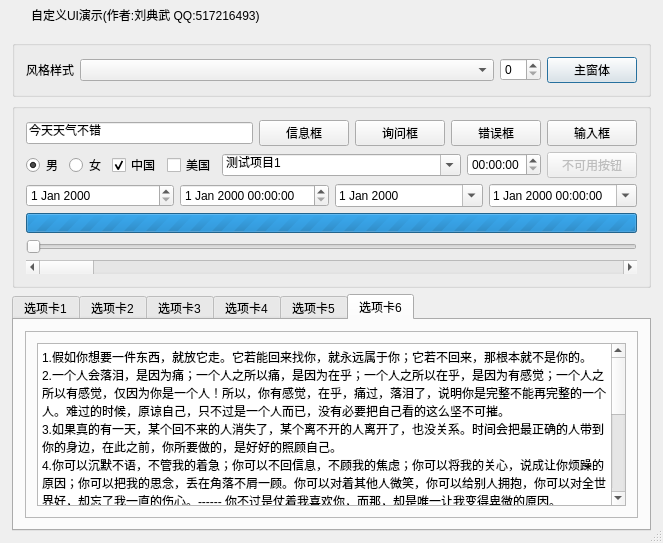
<?xml version="1.0" encoding="UTF-8"?>
<ui version="4.0">
 <class>frmMain</class>
 <widget class="QDialog" name="frmMain">
  <property name="geometry">
   <rect>
    <x>0</x>
    <y>0</y>
    <width>663</width>
    <height>543</height>
   </rect>
  </property>
  <property name="sizeGripEnabled">
   <bool>true</bool>
  </property>
  <layout class="QVBoxLayout" name="verticalLayout">
   <property name="spacing">
    <number>0</number>
   </property>
   <property name="leftMargin">
    <number>1</number>
   </property>
   <property name="topMargin">
    <number>1</number>
   </property>
   <property name="rightMargin">
    <number>1</number>
   </property>
   <property name="bottomMargin">
    <number>1</number>
   </property>
   <item>
    <widget class="QWidget" name="widget_title" native="true">
     <property name="sizePolicy">
      <sizepolicy hsizetype="Preferred" vsizetype="Fixed">
       <horstretch>0</horstretch>
       <verstretch>0</verstretch>
      </sizepolicy>
     </property>
     <property name="minimumSize">
      <size>
       <width>100</width>
       <height>28</height>
      </size>
     </property>
     <layout class="QHBoxLayout" name="horizontalLayout_2">
      <property name="spacing">
       <number>0</number>
      </property>
      <property name="leftMargin">
       <number>0</number>
      </property>
      <property name="topMargin">
       <number>0</number>
      </property>
      <property name="rightMargin">
       <number>0</number>
      </property>
      <property name="bottomMargin">
       <number>0</number>
      </property>
      <item>
       <widget class="QLabel" name="lab_Ico">
        <property name="sizePolicy">
         <sizepolicy hsizetype="Minimum" vsizetype="Preferred">
          <horstretch>0</horstretch>
          <verstretch>0</verstretch>
         </sizepolicy>
        </property>
        <property name="minimumSize">
         <size>
          <width>30</width>
          <height>0</height>
         </size>
        </property>
        <property name="text">
         <string/>
        </property>
        <property name="alignment">
         <set>Qt::AlignCenter</set>
        </property>
       </widget>
      </item>
      <item>
       <widget class="QLabel" name="lab_Title">
        <property name="sizePolicy">
         <sizepolicy hsizetype="Expanding" vsizetype="Preferred">
          <horstretch>0</horstretch>
          <verstretch>0</verstretch>
         </sizepolicy>
        </property>
        <property name="styleSheet">
         <string notr="true"/>
        </property>
        <property name="text">
         <string>自定义UI演示(作者:刘典武 QQ:517216493)</string>
        </property>
        <property name="alignment">
         <set>Qt::AlignLeading|Qt::AlignLeft|Qt::AlignVCenter</set>
        </property>
       </widget>
      </item>
      <item>
       <widget class="QWidget" name="widget_menu" native="true">
        <property name="sizePolicy">
         <sizepolicy hsizetype="Minimum" vsizetype="Preferred">
          <horstretch>0</horstretch>
          <verstretch>0</verstretch>
         </sizepolicy>
        </property>
        <layout class="QHBoxLayout" name="horizontalLayout">
         <property name="spacing">
          <number>0</number>
         </property>
         <property name="leftMargin">
          <number>0</number>
         </property>
         <property name="topMargin">
          <number>0</number>
         </property>
         <property name="rightMargin">
          <number>0</number>
         </property>
         <property name="bottomMargin">
          <number>0</number>
         </property>
         <item>
          <widget class="QPushButton" name="btnMenu_Min">
           <property name="sizePolicy">
            <sizepolicy hsizetype="Minimum" vsizetype="Expanding">
             <horstretch>0</horstretch>
             <verstretch>0</verstretch>
            </sizepolicy>
           </property>
           <property name="minimumSize">
            <size>
             <width>40</width>
             <height>0</height>
            </size>
           </property>
           <property name="cursor">
            <cursorShape>ArrowCursor</cursorShape>
           </property>
           <property name="focusPolicy">
            <enum>Qt::NoFocus</enum>
           </property>
           <property name="toolTip">
            <string>最小化</string>
           </property>
           <property name="text">
            <string/>
           </property>
           <property name="flat">
            <bool>true</bool>
           </property>
          </widget>
         </item>
         <item>
          <widget class="QPushButton" name="btnMenu_Max">
           <property name="sizePolicy">
            <sizepolicy hsizetype="Minimum" vsizetype="Expanding">
             <horstretch>0</horstretch>
             <verstretch>0</verstretch>
            </sizepolicy>
           </property>
           <property name="minimumSize">
            <size>
             <width>40</width>
             <height>0</height>
            </size>
           </property>
           <property name="cursor">
            <cursorShape>ArrowCursor</cursorShape>
           </property>
           <property name="focusPolicy">
            <enum>Qt::NoFocus</enum>
           </property>
           <property name="toolTip">
            <string>最大化</string>
           </property>
           <property name="text">
            <string/>
           </property>
           <property name="flat">
            <bool>true</bool>
           </property>
          </widget>
         </item>
         <item>
          <widget class="QPushButton" name="btnMenu_Close">
           <property name="sizePolicy">
            <sizepolicy hsizetype="Minimum" vsizetype="Expanding">
             <horstretch>0</horstretch>
             <verstretch>0</verstretch>
            </sizepolicy>
           </property>
           <property name="minimumSize">
            <size>
             <width>40</width>
             <height>0</height>
            </size>
           </property>
           <property name="cursor">
            <cursorShape>ArrowCursor</cursorShape>
           </property>
           <property name="focusPolicy">
            <enum>Qt::NoFocus</enum>
           </property>
           <property name="toolTip">
            <string>关闭</string>
           </property>
           <property name="text">
            <string/>
           </property>
           <property name="flat">
            <bool>true</bool>
           </property>
          </widget>
         </item>
        </layout>
       </widget>
      </item>
     </layout>
    </widget>
   </item>
   <item>
    <widget class="QWidget" name="widget_main" native="true">
     <property name="styleSheet">
      <string notr="true"/>
     </property>
     <layout class="QVBoxLayout" name="verticalLayout_9">
      <item>
       <widget class="QGroupBox" name="groupBox_3">
        <property name="title">
         <string/>
        </property>
        <layout class="QHBoxLayout" name="horizontalLayout_6">
         <item>
          <widget class="QLabel" name="label">
           <property name="text">
            <string>风格样式</string>
           </property>
          </widget>
         </item>
         <item>
          <widget class="QComboBox" name="cboxStyle">
           <property name="sizePolicy">
            <sizepolicy hsizetype="Expanding" vsizetype="Fixed">
             <horstretch>0</horstretch>
             <verstretch>0</verstretch>
            </sizepolicy>
           </property>
          </widget>
         </item>
         <item>
          <widget class="QSpinBox" name="spinBox"/>
         </item>
         <item>
          <widget class="QPushButton" name="btnChangeStyle">
           <property name="minimumSize">
            <size>
             <width>90</width>
             <height>0</height>
            </size>
           </property>
           <property name="text">
            <string>主窗体</string>
           </property>
          </widget>
         </item>
        </layout>
       </widget>
      </item>
      <item>
       <widget class="QGroupBox" name="groupBox">
        <property name="title">
         <string/>
        </property>
        <layout class="QVBoxLayout" name="verticalLayout_2">
         <item>
          <layout class="QHBoxLayout" name="horizontalLayout_4">
           <item>
            <widget class="QLineEdit" name="lineEdit">
             <property name="text">
              <string>今天天气不错</string>
             </property>
            </widget>
           </item>
           <item>
            <widget class="QPushButton" name="pushButton">
             <property name="minimumSize">
              <size>
               <width>90</width>
               <height>0</height>
              </size>
             </property>
             <property name="cursor">
              <cursorShape>PointingHandCursor</cursorShape>
             </property>
             <property name="text">
              <string>信息框</string>
             </property>
            </widget>
           </item>
           <item>
            <widget class="QPushButton" name="pushButton_2">
             <property name="minimumSize">
              <size>
               <width>90</width>
               <height>0</height>
              </size>
             </property>
             <property name="cursor">
              <cursorShape>PointingHandCursor</cursorShape>
             </property>
             <property name="text">
              <string>询问框</string>
             </property>
            </widget>
           </item>
           <item>
            <widget class="QPushButton" name="pushButton_3">
             <property name="minimumSize">
              <size>
               <width>90</width>
               <height>0</height>
              </size>
             </property>
             <property name="cursor">
              <cursorShape>PointingHandCursor</cursorShape>
             </property>
             <property name="text">
              <string>错误框</string>
             </property>
            </widget>
           </item>
           <item>
            <widget class="QPushButton" name="pushButton_5">
             <property name="minimumSize">
              <size>
               <width>90</width>
               <height>0</height>
              </size>
             </property>
             <property name="cursor">
              <cursorShape>PointingHandCursor</cursorShape>
             </property>
             <property name="text">
              <string>输入框</string>
             </property>
            </widget>
           </item>
          </layout>
         </item>
         <item>
          <layout class="QHBoxLayout" name="horizontalLayout_5">
           <item>
            <widget class="QRadioButton" name="radioButton">
             <property name="text">
              <string>男</string>
             </property>
             <property name="checked">
              <bool>true</bool>
             </property>
            </widget>
           </item>
           <item>
            <widget class="QRadioButton" name="radioButton_2">
             <property name="text">
              <string>女</string>
             </property>
            </widget>
           </item>
           <item>
            <widget class="QCheckBox" name="checkBox">
             <property name="text">
              <string>中国</string>
             </property>
             <property name="checked">
              <bool>true</bool>
             </property>
            </widget>
           </item>
           <item>
            <widget class="QCheckBox" name="checkBox_2">
             <property name="text">
              <string>美国</string>
             </property>
            </widget>
           </item>
           <item>
            <widget class="QComboBox" name="comboBox">
             <property name="sizePolicy">
              <sizepolicy hsizetype="Expanding" vsizetype="Fixed">
               <horstretch>0</horstretch>
               <verstretch>0</verstretch>
              </sizepolicy>
             </property>
             <property name="editable">
              <bool>true</bool>
             </property>
             <item>
              <property name="text">
               <string>测试项目1</string>
              </property>
             </item>
             <item>
              <property name="text">
               <string>测试项目2</string>
              </property>
             </item>
             <item>
              <property name="text">
               <string>测试项目3</string>
              </property>
             </item>
            </widget>
           </item>
           <item>
            <widget class="QTimeEdit" name="timeEdit">
             <property name="calendarPopup">
              <bool>true</bool>
             </property>
            </widget>
           </item>
           <item>
            <widget class="QPushButton" name="pushButton_4">
             <property name="enabled">
              <bool>false</bool>
             </property>
             <property name="sizePolicy">
              <sizepolicy hsizetype="Minimum" vsizetype="Fixed">
               <horstretch>0</horstretch>
               <verstretch>0</verstretch>
              </sizepolicy>
             </property>
             <property name="minimumSize">
              <size>
               <width>90</width>
               <height>0</height>
              </size>
             </property>
             <property name="text">
              <string>不可用按钮</string>
             </property>
            </widget>
           </item>
          </layout>
         </item>
         <item>
          <layout class="QHBoxLayout" name="horizontalLayout_7">
           <item>
            <widget class="QDateEdit" name="dateEdit">
             <property name="calendarPopup">
              <bool>false</bool>
             </property>
            </widget>
           </item>
           <item>
            <widget class="QDateTimeEdit" name="dateTimeEdit_2"/>
           </item>
           <item>
            <widget class="QDateEdit" name="dateEdit_2">
             <property name="calendarPopup">
              <bool>true</bool>
             </property>
            </widget>
           </item>
           <item>
            <widget class="QDateTimeEdit" name="dateTimeEdit">
             <property name="calendarPopup">
              <bool>true</bool>
             </property>
            </widget>
           </item>
          </layout>
         </item>
         <item>
          <widget class="QProgressBar" name="progressBar">
           <property name="sizePolicy">
            <sizepolicy hsizetype="Expanding" vsizetype="Minimum">
             <horstretch>0</horstretch>
             <verstretch>0</verstretch>
            </sizepolicy>
           </property>
           <property name="minimumSize">
            <size>
             <width>0</width>
             <height>20</height>
            </size>
           </property>
           <property name="minimum">
            <number>0</number>
           </property>
           <property name="maximum">
            <number>0</number>
           </property>
           <property name="value">
            <number>-1</number>
           </property>
          </widget>
         </item>
         <item>
          <widget class="QSlider" name="horizontalSlider">
           <property name="orientation">
            <enum>Qt::Horizontal</enum>
           </property>
          </widget>
         </item>
         <item>
          <widget class="QScrollBar" name="horizontalScrollBar">
           <property name="orientation">
            <enum>Qt::Horizontal</enum>
           </property>
          </widget>
         </item>
        </layout>
       </widget>
      </item>
      <item>
       <widget class="QTabWidget" name="tabWidget">
        <property name="currentIndex">
         <number>5</number>
        </property>
        <widget class="QWidget" name="tab">
         <attribute name="title">
          <string>选项卡1</string>
         </attribute>
         <layout class="QVBoxLayout" name="verticalLayout_3">
          <item>
           <widget class="QTreeWidget" name="treeWidget">
            <column>
             <property name="text">
              <string>学号</string>
             </property>
            </column>
            <column>
             <property name="text">
              <string>成绩</string>
             </property>
            </column>
            <item>
             <property name="text">
              <string>061104023</string>
             </property>
             <property name="text">
              <string>105</string>
             </property>
            </item>
            <item>
             <property name="text">
              <string>061104056</string>
             </property>
             <property name="text">
              <string>245</string>
             </property>
            </item>
            <item>
             <property name="text">
              <string>061104065</string>
             </property>
             <property name="text">
              <string>265</string>
             </property>
            </item>
           </widget>
          </item>
         </layout>
        </widget>
        <widget class="QWidget" name="tab_2">
         <attribute name="title">
          <string>选项卡2</string>
         </attribute>
         <layout class="QVBoxLayout" name="verticalLayout_4">
          <item>
           <widget class="QTableWidget" name="tableWidget">
            <property name="selectionBehavior">
             <enum>QAbstractItemView::SelectRows</enum>
            </property>
            <row>
             <property name="text">
              <string>1</string>
             </property>
            </row>
            <row>
             <property name="text">
              <string>2</string>
             </property>
            </row>
            <row>
             <property name="text">
              <string>3</string>
             </property>
            </row>
            <column>
             <property name="text">
              <string>学号</string>
             </property>
            </column>
            <column>
             <property name="text">
              <string>成绩</string>
             </property>
            </column>
            <item row="0" column="0">
             <property name="text">
              <string>061104023</string>
             </property>
            </item>
            <item row="0" column="1">
             <property name="text">
              <string>105</string>
             </property>
            </item>
            <item row="1" column="0">
             <property name="text">
              <string>061104025</string>
             </property>
            </item>
            <item row="1" column="1">
             <property name="text">
              <string>108</string>
             </property>
            </item>
            <item row="2" column="0">
             <property name="text">
              <string>061104056</string>
             </property>
            </item>
            <item row="2" column="1">
             <property name="text">
              <string>235</string>
             </property>
            </item>
           </widget>
          </item>
         </layout>
        </widget>
        <widget class="QWidget" name="tab_3">
         <attribute name="title">
          <string>选项卡3</string>
         </attribute>
         <layout class="QVBoxLayout" name="verticalLayout_5">
          <item>
           <widget class="QToolBox" name="toolBox">
            <property name="currentIndex">
             <number>1</number>
            </property>
            <widget class="QWidget" name="page">
             <property name="geometry">
              <rect>
               <x>0</x>
               <y>0</y>
               <width>100</width>
               <height>30</height>
              </rect>
             </property>
             <attribute name="label">
              <string>学生信息管理</string>
             </attribute>
            </widget>
            <widget class="QWidget" name="page_2">
             <property name="geometry">
              <rect>
               <x>0</x>
               <y>0</y>
               <width>621</width>
               <height>77</height>
              </rect>
             </property>
             <attribute name="label">
              <string>教师信息管理</string>
             </attribute>
            </widget>
           </widget>
          </item>
         </layout>
        </widget>
        <widget class="QWidget" name="tab_4">
         <attribute name="title">
          <string>选项卡4</string>
         </attribute>
         <layout class="QVBoxLayout" name="verticalLayout_6">
          <item>
           <widget class="QTextEdit" name="textEdit">
            <property name="html">
             <string>&lt;!DOCTYPE HTML PUBLIC &quot;-//W3C//DTD HTML 4.0//EN&quot; &quot;http://www.w3.org/TR/REC-html40/strict.dtd&quot;&gt;
&lt;html&gt;&lt;head&gt;&lt;meta name=&quot;qrichtext&quot; content=&quot;1&quot; /&gt;&lt;style type=&quot;text/css&quot;&gt;
p, li { white-space: pre-wrap; }
&lt;/style&gt;&lt;/head&gt;&lt;body style=&quot; font-family:'Ubuntu'; font-size:11pt; font-weight:400; font-style:normal;&quot;&gt;
&lt;p style=&quot; margin-top:0px; margin-bottom:0px; margin-left:0px; margin-right:0px; -qt-block-indent:0; text-indent:0px;&quot;&gt;&lt;span style=&quot; font-family:'宋体'; font-size:9pt;&quot;&gt;1.假如你想要一件东西，就放它走。它若能回来找你，就永远属于你；它若不回来，那根本就不是你的。&lt;/span&gt;&lt;/p&gt;
&lt;p style=&quot; margin-top:0px; margin-bottom:0px; margin-left:0px; margin-right:0px; -qt-block-indent:0; text-indent:0px;&quot;&gt;&lt;span style=&quot; font-family:'宋体'; font-size:9pt;&quot;&gt;2.一个人会落泪，是因为痛；一个人之所以痛，是因为在乎；一个人之所以在乎，是因为有感觉；一个人之所以有感觉，仅因为你是一个人！所以，你有感觉，在乎，痛过，落泪了，说明你是完整不能再完整的一个人。难过的时候，原谅自己，只不过是一个人而已，没有必要把自己看的这么坚不可摧。&lt;/span&gt;&lt;/p&gt;
&lt;p style=&quot; margin-top:0px; margin-bottom:0px; margin-left:0px; margin-right:0px; -qt-block-indent:0; text-indent:0px;&quot;&gt;&lt;span style=&quot; font-family:'宋体'; font-size:9pt;&quot;&gt;3.如果真的有一天，某个回不来的人消失了，某个离不开的人离开了，也没关系。时间会把最正确的人带到你的身边，在此之前，你所要做的，是好好的照顾自己。&lt;/span&gt;&lt;/p&gt;
&lt;p style=&quot; margin-top:0px; margin-bottom:0px; margin-left:0px; margin-right:0px; -qt-block-indent:0; text-indent:0px;&quot;&gt;&lt;span style=&quot; font-family:'宋体'; font-size:9pt;&quot;&gt;4.你可以沉默不语，不管我的着急；你可以不回信息，不顾我的焦虑；你可以将我的关心，说成让你烦躁的原因；你可以把我的思念，丢在角落不屑一顾。你可以对着其他人微笑，你可以给别人拥抱，你可以对全世界好，却忘了我一直的伤心。------ 你不过是仗着我喜欢你，而那，却是唯一让我变得卑微的原因。&lt;/span&gt;&lt;/p&gt;
&lt;p style=&quot; margin-top:0px; margin-bottom:0px; margin-left:0px; margin-right:0px; -qt-block-indent:0; text-indent:0px;&quot;&gt;&lt;span style=&quot; font-family:'宋体'; font-size:9pt;&quot;&gt;5.生命中有一些人与我们擦肩了，却来不及遇见；遇见了，却来不及相识；相识了，却来不及熟悉；熟悉了，却还是要说再见。------ 对自己好点，因为一辈子不长；对身边的人好点，因为下辈子不一定能遇见。&lt;/span&gt;&lt;/p&gt;
&lt;p style=&quot; margin-top:0px; margin-bottom:0px; margin-left:0px; margin-right:0px; -qt-block-indent:0; text-indent:0px;&quot;&gt;&lt;span style=&quot; font-family:'宋体'; font-size:9pt;&quot;&gt;6.0岁出场，10岁成长，20岁彷徨，30岁定向，40岁打拼，50岁回望，60岁告老，70岁搓麻，80岁晒太阳，90岁躺床上，100岁挂墙上。生的伟大，死的凄凉，能牵手的时候，请别肩并肩，能拥抱的时候，请别手牵手，能相爱的时候，请别说分开。一生就这么短暂而已。&lt;/span&gt;&lt;/p&gt;
&lt;p style=&quot; margin-top:0px; margin-bottom:0px; margin-left:0px; margin-right:0px; -qt-block-indent:0; text-indent:0px;&quot;&gt;&lt;span style=&quot; font-family:'宋体'; font-size:9pt;&quot;&gt;7.时候，希望自己快点长大，长大了，却发现遗失了童年；单身时，开始羡慕恋人的甜蜜，恋爱时，怀念单身时的自由。——— 很多事物，没有得到时总觉得美好，得到之后才开始明白：“我们得到的同时也在失去。”&lt;/span&gt;&lt;/p&gt;
&lt;p style=&quot; margin-top:0px; margin-bottom:0px; margin-left:0px; margin-right:0px; -qt-block-indent:0; text-indent:0px;&quot;&gt;&lt;span style=&quot; font-family:'宋体'; font-size:9pt;&quot;&gt;8.面对， 不一定最难过。 孤独， 不一定不快乐。 得到， 不一定能长久。 失去， 不一定不再拥有。 不要因为寂寞而错爱， 不要因為错爱而寂寞一生。&lt;/span&gt;&lt;/p&gt;&lt;/body&gt;&lt;/html&gt;</string>
            </property>
           </widget>
          </item>
         </layout>
        </widget>
        <widget class="QWidget" name="tab_5">
         <attribute name="title">
          <string>选项卡5</string>
         </attribute>
         <layout class="QVBoxLayout" name="verticalLayout_7">
          <item>
           <widget class="QTextBrowser" name="textBrowser">
            <property name="html">
             <string>&lt;!DOCTYPE HTML PUBLIC &quot;-//W3C//DTD HTML 4.0//EN&quot; &quot;http://www.w3.org/TR/REC-html40/strict.dtd&quot;&gt;
&lt;html&gt;&lt;head&gt;&lt;meta name=&quot;qrichtext&quot; content=&quot;1&quot; /&gt;&lt;style type=&quot;text/css&quot;&gt;
p, li { white-space: pre-wrap; }
&lt;/style&gt;&lt;/head&gt;&lt;body style=&quot; font-family:'Ubuntu'; font-size:11pt; font-weight:400; font-style:normal;&quot;&gt;
&lt;p style=&quot; margin-top:0px; margin-bottom:0px; margin-left:0px; margin-right:0px; -qt-block-indent:0; text-indent:0px;&quot;&gt;&lt;span style=&quot; font-family:'宋体'; font-size:9pt;&quot;&gt;1.假如你想要一件东西，就放它走。它若能回来找你，就永远属于你；它若不回来，那根本就不是你的。&lt;/span&gt;&lt;/p&gt;
&lt;p style=&quot; margin-top:0px; margin-bottom:0px; margin-left:0px; margin-right:0px; -qt-block-indent:0; text-indent:0px;&quot;&gt;&lt;span style=&quot; font-family:'宋体'; font-size:9pt;&quot;&gt;2.一个人会落泪，是因为痛；一个人之所以痛，是因为在乎；一个人之所以在乎，是因为有感觉；一个人之所以有感觉，仅因为你是一个人！所以，你有感觉，在乎，痛过，落泪了，说明你是完整不能再完整的一个人。难过的时候，原谅自己，只不过是一个人而已，没有必要把自己看的这么坚不可摧。&lt;/span&gt;&lt;/p&gt;
&lt;p style=&quot; margin-top:0px; margin-bottom:0px; margin-left:0px; margin-right:0px; -qt-block-indent:0; text-indent:0px;&quot;&gt;&lt;span style=&quot; font-family:'宋体'; font-size:9pt;&quot;&gt;3.如果真的有一天，某个回不来的人消失了，某个离不开的人离开了，也没关系。时间会把最正确的人带到你的身边，在此之前，你所要做的，是好好的照顾自己。&lt;/span&gt;&lt;/p&gt;
&lt;p style=&quot; margin-top:0px; margin-bottom:0px; margin-left:0px; margin-right:0px; -qt-block-indent:0; text-indent:0px;&quot;&gt;&lt;span style=&quot; font-family:'宋体'; font-size:9pt;&quot;&gt;4.你可以沉默不语，不管我的着急；你可以不回信息，不顾我的焦虑；你可以将我的关心，说成让你烦躁的原因；你可以把我的思念，丢在角落不屑一顾。你可以对着其他人微笑，你可以给别人拥抱，你可以对全世界好，却忘了我一直的伤心。------ 你不过是仗着我喜欢你，而那，却是唯一让我变得卑微的原因。&lt;/span&gt;&lt;/p&gt;
&lt;p style=&quot; margin-top:0px; margin-bottom:0px; margin-left:0px; margin-right:0px; -qt-block-indent:0; text-indent:0px;&quot;&gt;&lt;span style=&quot; font-family:'宋体'; font-size:9pt;&quot;&gt;5.生命中有一些人与我们擦肩了，却来不及遇见；遇见了，却来不及相识；相识了，却来不及熟悉；熟悉了，却还是要说再见。------ 对自己好点，因为一辈子不长；对身边的人好点，因为下辈子不一定能遇见。&lt;/span&gt;&lt;/p&gt;
&lt;p style=&quot; margin-top:0px; margin-bottom:0px; margin-left:0px; margin-right:0px; -qt-block-indent:0; text-indent:0px;&quot;&gt;&lt;span style=&quot; font-family:'宋体'; font-size:9pt;&quot;&gt;6.0岁出场，10岁成长，20岁彷徨，30岁定向，40岁打拼，50岁回望，60岁告老，70岁搓麻，80岁晒太阳，90岁躺床上，100岁挂墙上。生的伟大，死的凄凉，能牵手的时候，请别肩并肩，能拥抱的时候，请别手牵手，能相爱的时候，请别说分开。一生就这么短暂而已。&lt;/span&gt;&lt;/p&gt;
&lt;p style=&quot; margin-top:0px; margin-bottom:0px; margin-left:0px; margin-right:0px; -qt-block-indent:0; text-indent:0px;&quot;&gt;&lt;span style=&quot; font-family:'宋体'; font-size:9pt;&quot;&gt;7.时候，希望自己快点长大，长大了，却发现遗失了童年；单身时，开始羡慕恋人的甜蜜，恋爱时，怀念单身时的自由。——— 很多事物，没有得到时总觉得美好，得到之后才开始明白：“我们得到的同时也在失去。”&lt;/span&gt;&lt;/p&gt;
&lt;p style=&quot; margin-top:0px; margin-bottom:0px; margin-left:0px; margin-right:0px; -qt-block-indent:0; text-indent:0px;&quot;&gt;&lt;span style=&quot; font-family:'宋体'; font-size:9pt;&quot;&gt;8.面对， 不一定最难过。 孤独， 不一定不快乐。 得到， 不一定能长久。 失去， 不一定不再拥有。 不要因为寂寞而错爱， 不要因為错爱而寂寞一生。&lt;/span&gt;&lt;/p&gt;&lt;/body&gt;&lt;/html&gt;</string>
            </property>
           </widget>
          </item>
         </layout>
        </widget>
        <widget class="QWidget" name="tab_6">
         <attribute name="title">
          <string>选项卡6</string>
         </attribute>
         <layout class="QVBoxLayout" name="verticalLayout_8">
          <item>
           <widget class="QFrame" name="frame">
            <property name="frameShape">
             <enum>QFrame::StyledPanel</enum>
            </property>
            <property name="frameShadow">
             <enum>QFrame::Raised</enum>
            </property>
            <layout class="QHBoxLayout" name="horizontalLayout_3">
             <item>
              <widget class="QPlainTextEdit" name="plainTextEdit">
               <property name="plainText">
                <string>1.假如你想要一件东西，就放它走。它若能回来找你，就永远属于你；它若不回来，那根本就不是你的。
2.一个人会落泪，是因为痛；一个人之所以痛，是因为在乎；一个人之所以在乎，是因为有感觉；一个人之所以有感觉，仅因为你是一个人！所以，你有感觉，在乎，痛过，落泪了，说明你是完整不能再完整的一个人。难过的时候，原谅自己，只不过是一个人而已，没有必要把自己看的这么坚不可摧。
3.如果真的有一天，某个回不来的人消失了，某个离不开的人离开了，也没关系。时间会把最正确的人带到你的身边，在此之前，你所要做的，是好好的照顾自己。
4.你可以沉默不语，不管我的着急；你可以不回信息，不顾我的焦虑；你可以将我的关心，说成让你烦躁的原因；你可以把我的思念，丢在角落不屑一顾。你可以对着其他人微笑，你可以给别人拥抱，你可以对全世界好，却忘了我一直的伤心。------ 你不过是仗着我喜欢你，而那，却是唯一让我变得卑微的原因。
5.生命中有一些人与我们擦肩了，却来不及遇见；遇见了，却来不及相识；相识了，却来不及熟悉；熟悉了，却还是要说再见。------ 对自己好点，因为一辈子不长；对身边的人好点，因为下辈子不一定能遇见。
6.0岁出场，10岁成长，20岁彷徨，30岁定向，40岁打拼，50岁回望，60岁告老，70岁搓麻，80岁晒太阳，90岁躺床上，100岁挂墙上。生的伟大，死的凄凉，能牵手的时候，请别肩并肩，能拥抱的时候，请别手牵手，能相爱的时候，请别说分开。一生就这么短暂而已。
7.时候，希望自己快点长大，长大了，却发现遗失了童年；单身时，开始羡慕恋人的甜蜜，恋爱时，怀念单身时的自由。——— 很多事物，没有得到时总觉得美好，得到之后才开始明白：“我们得到的同时也在失去。”
8.面对， 不一定最难过。 孤独， 不一定不快乐。 得到， 不一定能长久。 失去， 不一定不再拥有。 不要因为寂寞而错爱， 不要因為错爱而寂寞一生。</string>
               </property>
              </widget>
             </item>
            </layout>
           </widget>
          </item>
         </layout>
        </widget>
       </widget>
      </item>
     </layout>
    </widget>
   </item>
  </layout>
 </widget>
 <layoutdefault spacing="6" margin="11"/>
 <resources/>
 <connections/>
</ui>
